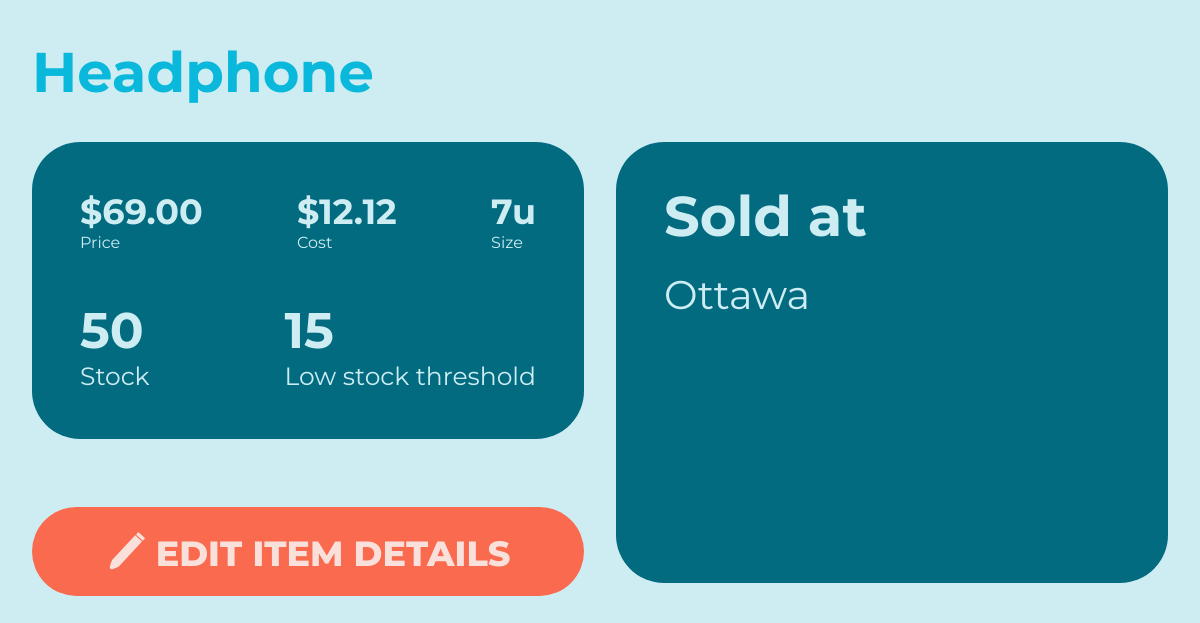
The page /view-item/Headphone on the database its author committed.
### wms/models.py (models this page shows, shortened)
class ItemTemplate(db.Model):
    _id = db.Column(db.Integer, primary_key=True)
    name = db.Column(db.String(MAXIMUM_NAME_LEN), unique=True, nullable=False)
    price = db.Column(db.Float, nullable=False)
    cost = db.Column(db.Float, nullable=False)
    size = db.Column(db.Integer, nullable=False)
    low_threshold = db.Column(db.Integer, nullable=False)
    instances = db.relationship('Item', backref='item_template', lazy=True)  # Instances using this item template
    @hybrid_property
    def warehouses(self):
        return [instance.warehouse for instance in self.instances]
    @hybrid_property
    def stock(self):
        stock = 0
        for instance in self.instances:
            stock += instance.quantity
        return stock

class Item(db.Model):
    _id = db.Column(db.Integer, primary_key=True)
    quantity = db.Column(db.Integer, nullable=False)
    warehouse = db.Column(db.String(MAXIMUM_NAME_LEN), db.ForeignKey('warehouse.name'), nullable=False)
    item_template_id = db.Column(db.Integer, db.ForeignKey('item_template._id'), nullable=False)

### wms/routes.py (the view, shortened to what this page needs)
@app.route("/view-item/<item_name>", methods=METHODS)
def view_item(item_name):
    item = ItemTemplate.query.filter_by(name=item_name).first()
    itemForm = ItemForm()
    itemForm.editing_details = True
    itemForm.current_id = item._id
    return render_template("view-item.html",
                           item=item,
                           price_format=price_format,
                           capacity_format=capacity_format,
                           itemForm=itemForm)

### wms/functions.py (called while the page is built)
def price_format(price, small=False):
    price = round(price, 2)
    if small:
        if price >= 1000:
            price /= 1000
            return "{:.2f}K".format(price)
    if price < 10000:
        return "{:,.2f}".format(price)
    else:
        if 1000000 < price < 9000000:
            price /= 1000000
            return "{:.2f}M".format(price)
        price /= 1000
        return "{:.2f}K".format(price)

def capacity_format(capacity):
    if capacity < 10000:
        return "{:,}".format(capacity)
    elif 10000 <= capacity <= 999999:
        capacity /= 1000
        return "{:.2f}K".format(capacity)
    else:
        capacity /= 1000000
        return "{:.2f}M".format(capacity)

### wms/templates/view-item.html (shortened to what this page needs)
<!DOCTYPE html>
{% extends "base.html" %}
{% block content %}
<link rel="stylesheet" href="{{url_for('static', filename='view-item.css')}}">
<h1>{{item.name}}</h1>
<div class="main-content">
    <div class="left-half">
        <div class="stats">
            <ul class="top-row">
                <li>
                    <h2>${{price_format(item.price)}}</h2>
                    <p>Price</p>
                </li>
                <li>
                    <h2>${{price_format(item.cost)}}</h2>
                    <p>Cost</p>
                </li>
                <li>
                    <h2>{{capacity_format(item.size)}}u</h2>
                    <p>Size</p>
                </li>
            </ul>
            <ul class="bottom-row">
                <li>
                    <h2>{{capacity_format(item.stock)}}</h2>
                    <p>Stock</p>
                </li>
                <li>
                    <h2>{{capacity_format(item.low_threshold)}}</h2>
                    <p>Low stock threshold</p>
                </li>
            </ul>
        </div>
        <button class="edit-item" id="edit-item">
            <h1>Edit Item Details</h1>
        </button>
    </div>
    <div class="right-half">
        <div class="sold-at">
            <h1>Sold at</h1>
            <ul class="warehouse-list">
                {% for warehouse_name in item.warehouses %}
                    <li>
                        {{warehouse_name}}
                    </li>
                {% endfor %}
            </ul>
        </div>
    </div>
</div>
{% endblock content %}

### wms/static/main.css (style rules this page uses)
body, html { margin: 0; padding: 0; background-color: #CEEDF3; font-family: 'Montserrat', sans-serif; scroll-behavior: smooth; }
a, button { cursor: pointer; font-family: 'Montserrat', sans-serif; text-decoration: none; }

### wms/static/view-item.css (style rules this page uses)
body { margin: 0 2em; padding: 0; }
h1 { color: #09B8DB; font-size: 3.5em; margin-bottom: 20px; }
ul, li { list-style: none; margin: 0; padding: 0; }
.main-content { display: -webkit-box; display: -ms-flexbox; display: flex; }
.main-content .left-half, .main-content .right-half { width: 50%; padding: 1em 0; }
.main-content .left-half { padding-right: 1em; }
.main-content .right-half { padding-left: 1em; }
.stats { background-color: #036B80; color: #CEEDF3; border-radius: 3em; padding: 3em; margin-bottom: 4.3em; }
.stats ul { display: -webkit-box; display: -ms-flexbox; display: flex; -webkit-box-pack: justify; -ms-flex-pack: justify; justify-content: space-between; }
.stats ul h2 { margin: 0; }
.stats ul p { margin: 0; }
.stats .top-row { margin-bottom: 3em; }
.stats .top-row h2 { font-size: 35px; }
.stats .bottom-row h2 { font-size: 50px; }
.stats .bottom-row p { font-size: 25px; }
.edit-item { background-color: #F96A4E; border: none; width: 100%; border-radius: 5em; display: -webkit-box; display: -ms-flexbox; display: flex; -webkit-box-pack: center; -ms-flex-pack: center; justify-content: center; -webkit-box-align: center; -ms-flex-align: center; align-items: center; }
.edit-item h1 { color: #FAE0DB; text-transform: uppercase; font-weight: 800; font-size: 35px; }
.edit-item svg { width: 40px; height: 40px; margin-right: 10px; }
.sold-at { background-color: #036B80; color: #CEEDF3; border-radius: 3em; padding: 2.5em 3em 3em 3em; }
.sold-at h1 { color: #CEEDF3; margin: 0; }
.sold-at .warehouse-list { font-size: 40px; margin-top: .5em; height: 265px; overflow-y: scroll; }
.sold-at .warehouse-list li { margin-bottom: 5px; }
.sold-at .warehouse-list li:last-child { margin: 0; }

### rows shown on the page
ItemTemplate: name "Headphone", price "69.00", cost "12.12", size "7", low_threshold "15"
Item: quantity "50", warehouse "Ottawa"
